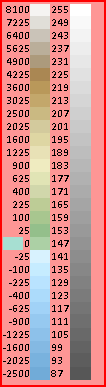
#> input picture general/color swatch.png, 106 x 387 px
$ python grey_utilities.py
#> lines starting #> are read from the running program, lines starting #| are printed output that depends on the picture
#> the answer given: 1
#> the answer given: ../general/color swatch.png
#> the answer given: 1
#> the answer given: 3
#> the answer given: out.png
from PIL import Image
import numpy as np
import os

Image.MAX_IMAGE_PIXELS = 1e12

def rescale(infile, outfile, resctype, xval, zpoint=0):
#> called with infile = 'gospl/../general/color swatch.png', outfile = 'gospl/out.png', resctype = 1, xval = 3, zpoint = 0
    im = Image.open(infile)
#> im is the input picture: PIL image 106x387 P; mean R, G, B 208.8, 147, 143.6
    m = im.mode
#> m = 'P'
    im = im.convert('F')
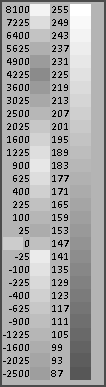
#> im: PIL image 106x387 F; min 0, max 255, mean 165.1
    data = np.asarray(im)
    if m=='L' or m=='P' or m=='RGB' or m=='RGBA' or m=='LA' or m=='PA' or m=='La':
        data = data*255
    data = data - zpoint
    if resctyp < 3:
        if resctyp == 1:
            data += xval
        elif resctyp == 2:
            data *= xval
            data =+ zpoint
        if np.amin(data) < 0:
            print(f' Values outside range (down to {np.amin(data)}), trimming to 0')
            data = np.maximum(data,0)
        if np.amax(data) > 65535:
            print(f' Values outside range (up to {np.amax(data)}), trimming to 65535')
            data = np.minimum(data,65535)
    else:
        sign = np.where(data > 0, True,False)
        data = np.abs(data)
        if resctyp == 3:
            data = np.power(data, xval)
            data *= np.where(sign, 1, -1)
            data += zpoint**xval
            sc = ((65535-zpoint)**xval + zpoint**xval)/65535
            print(f' Greyscale of new zero point: {zpoint**xval/sc}')
            data /= sc
        elif resctype == 4:
            data = np.log10(data)
            data /= np.log10(xval)
            data += np.log10(zpoint)/np.log10(xval)
            sc = (np.log10(65535-zpoint) + np.log10(zpoint))/(np.log10(xval)*65535)
            print(f' Greyscale of new zero point: {np.log10(zpoint)/np.log10(xval)/sc}')
            data /= sc
    outim = Image.fromarray(data.astype('uint16'))
    outim.save(outfile)
    return

def blend(infile1, infile2, outfile, bltyp, off=0, sc=1, min2=0, max2=1):
    im1 = Image.open(infile1)
    m = im1.mode
    im1 = im1.convert('F')
    data1 = np.asarray(im1)
    if m=='L' or m=='P' or m=='RGB' or m=='RGBA' or m=='LA' or m=='PA' or m=='La':
        data1 = data1*255
    im2 = Image.open(infile2)
    m = im2.mode
    im2 = im2.convert('F')
    data2 = np.asarray(im2)
    if m=='L' or m=='P' or m=='RGB' or m=='RGBA' or m=='LA' or m=='PA' or m=='La':
        data2 = data2*255
    if bltyp == 1:
        data2 = data2 - off
        data2 *= sc
        dataout = data1 + data2
    else:
        data1 = data1 - off
        data2 = data2 * sc
        data2 *= (max2-min2)/65535
        data2 += min2
        if bltyp == 2:
            dataout = data1 * data2
        elif bltyp == 3:
            sign = np.where(data1 > 0, True,False)
            data1 = np.abs(data1)
            dataout = np.power(data1, data2)
            dataout *= np.where(sign, 1, -1)
    if np.amin(data) < 0:
        print(f' Values outside range (down to {np.amin(data)}), trimming to 0')
        data = np.maximum(data,0)
    if np.amax(data) > 65535:
        print(f' Values outside range (up to {np.amax(data)}), trimming to 65535')
        data = np.minimum(data,65535)
    outim = Image.fromarray(dataout.astype('uint16'))
    outim.save(outfile)
    return

if __name__ == "__main__":
    print('''Greyscale Utilities
for use with 16-bit greyscale images
(so all greyscale values are on 0-65535 scale;
 any values outside this range will be clipped at the end)
Was a bit of a quick write so may have weird behavior if you use invalid inputs
''')
    path = os.path.join(os.path.dirname(__file__), '')
    typ = int(input('''
Functions:
 1: Rescale image
 2: Blend 2 images (of same resolution)
Choose function: '''))
    print('')
    if typ == 1:
        infile = path + input('Input file: ')
        resctyp = int(input('''Rescale function
 1: Offset (add x to all values)
 2: Linear (multiply all values by x)
 3: Exponent (raise all values to power of x)
 4: Logarithm (return logarithm of all values with base of x)
 (Notes:
  For 1 and 2, values outside 0-65535 will be clipped
  For 3 and 4, values will be rescaled to same 0-65535 output range
   and negative values will be converted to positive before applying function
   then converted back to negative)
Choose function: '''))
        print('')
        zpoint = 0
        if resctyp == 1:
            xval = int(input('Offset value: '))
        elif resctyp == 2:
            xval = float(input('Scale to muliply by: '))
        elif resctyp == 3:
            xval = float(input('Exponent: '))
        elif resctyp == 4:
            xval = float(input('Logarithm base: '))
        if resctyp > 1:
            zpoint = int(input('Greyscale value of zero point (e.g. sea level): '))
        outfile = path + input('Output filename: ')
        print('running...')
        rescale(infile, outfile, resctyp, xval, zpoint)
        input(f'''
Image saved to {outfile}
press enter to close''')
#> the answer given: out.png
    elif typ == 2:
        infile1 = path+input('Input first file: ')
        infile2 = path+input('Input second file: ')
        bltyp = int(input('''Blend type:
 1: Sum (add file 2 values to file 1 values)
 2: Product (multiply file 1 values by file 2 values)
 3: Power (raise file 1 values to power of file 2)
 (Notes:
  Any resulting values outside 0-65535 will be clipped
  For 3, negative values from File 1
   will be converted to positive before applying function
   then converted back to negative)
Choose function: '''))
        print('')
        if bltyp == 1:
            off = int(input('Greyscale of File 2 zero point (e.g. sea level): '))
            sc = float(input('File 2 scale: '))
        else:
            off = int(input('Greyscale of File 1 zero point (e.g. sea level): '))
            sc = float(input('File 1 scale: '))
            min2 = float(input('File 2 min value (at 0 greyscale): '))
            max2 = float(input('File 2 max value (at 65535 greyscale): '))
        outfile = path + input('Output filename: ')
        print('running...')
        blend(infile1, infile2, outfile, bltyp, off, sc, min2, max2)
        input(f'''
Image saved to {outfile}
press enter to close''')
